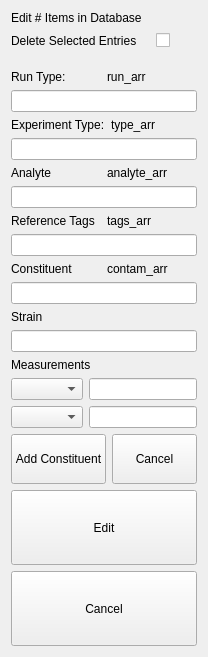
      <widget class="QWidget" name="page_2">
       <layout class="QVBoxLayout" name="verticalLayout_2">
        <item>
         <layout class="QVBoxLayout" name="v_lay">
          <item>
           <widget class="QLabel" name="Title_Edit">
            <property name="styleSheet">
             <string notr="true">font: 87 18pt &quot;Arial Black&quot;;</string>
            </property>
            <property name="text">
             <string>Edit # Items in Database</string>
            </property>
           </widget>
          </item>
          <item>
           <layout class="QHBoxLayout" name="horizontalLayout_16">
            <item>
             <widget class="QLabel" name="DeletTitle_2">
              <property name="sizePolicy">
               <sizepolicy hsizetype="Preferred" vsizetype="Preferred">
                <horstretch>0</horstretch>
                <verstretch>0</verstretch>
               </sizepolicy>
              </property>
              <property name="maximumSize">
               <size>
                <width>500</width>
                <height>100</height>
               </size>
              </property>
              <property name="styleSheet">
               <string notr="true">font: 87 14pt &quot;Arial Black&quot;;</string>
              </property>
              <property name="text">
               <string>Delete Selected Entries</string>
              </property>
             </widget>
            </item>
            <item>
             <spacer name="horizontalSpacer_9">
              <property name="orientation">
               <enum>Qt::Horizontal</enum>
              </property>
              <property name="sizeType">
               <enum>QSizePolicy::Fixed</enum>
              </property>
              <property name="sizeHint" stdset="0">
               <size>
                <width>13</width>
                <height>20</height>
               </size>
              </property>
             </spacer>
            </item>
            <item>
             <widget class="QCheckBox" name="checkBox_Edit">
              <property name="layoutDirection">
               <enum>Qt::LeftToRight</enum>
              </property>
              <property name="styleSheet">
               <string notr="true">font: 87 20pt &quot;Arial Black&quot;;</string>
              </property>
              <property name="text">
               <string/>
              </property>
             </widget>
            </item>
           </layout>
          </item>
          <item>
           <spacer name="verticalSpacer_3">
            <property name="orientation">
             <enum>Qt::Vertical</enum>
            </property>
            <property name="sizeType">
             <enum>QSizePolicy::Fixed</enum>
            </property>
            <property name="sizeHint" stdset="0">
             <size>
              <width>20</width>
              <height>13</height>
             </size>
            </property>
           </spacer>
          </item>
          <item>
           <layout class="QVBoxLayout" name="item_layout">
            <item>
             <layout class="QHBoxLayout" name="horizontalLayout_23">
              <item>
               <widget class="QLabel" name="runTitle_3">
                <property name="sizePolicy">
                 <sizepolicy hsizetype="Preferred" vsizetype="Preferred">
                  <horstretch>0</horstretch>
                  <verstretch>0</verstretch>
                 </sizepolicy>
                </property>
                <property name="maximumSize">
                 <size>
                  <width>500</width>
                  <height>100</height>
                 </size>
                </property>
                <property name="styleSheet">
                 <string notr="true">font: 87 12pt &quot;Arial Black&quot;;</string>
                </property>
                <property name="text">
                 <string>Run Type:</string>
                </property>
               </widget>
              </item>
              <item>
               <widget class="QLabel" name="run_arr_2">
                <property name="sizePolicy">
                 <sizepolicy hsizetype="Preferred" vsizetype="Preferred">
                  <horstretch>0</horstretch>
                  <verstretch>0</verstretch>
                 </sizepolicy>
                </property>
                <property name="maximumSize">
                 <size>
                  <width>500</width>
                  <height>100</height>
                 </size>
                </property>
                <property name="styleSheet">
                 <string notr="true">font: 87 10pt &quot;Arial Black&quot;;</string>
                </property>
                <property name="text">
                 <string>run_arr</string>
                </property>
               </widget>
              </item>
             </layout>
            </item>
            <item>
             <widget class="QLineEdit" name="type_3">
              <property name="sizePolicy">
               <sizepolicy hsizetype="Preferred" vsizetype="Fixed">
                <horstretch>0</horstretch>
                <verstretch>0</verstretch>
               </sizepolicy>
              </property>
              <property name="maximumSize">
               <size>
                <width>1000</width>
                <height>75</height>
               </size>
              </property>
             </widget>
            </item>
            <item>
             <layout class="QHBoxLayout" name="horizontalLayout_24">
              <item>
               <widget class="QLabel" name="expTitle_3">
                <property name="sizePolicy">
                 <sizepolicy hsizetype="Preferred" vsizetype="Preferred">
                  <horstretch>0</horstretch>
                  <verstretch>0</verstretch>
                 </sizepolicy>
                </property>
                <property name="maximumSize">
                 <size>
                  <width>500</width>
                  <height>100</height>
                 </size>
                </property>
                <property name="styleSheet">
                 <string notr="true">font: 87 12pt &quot;Arial Black&quot;;</string>
                </property>
                <property name="text">
                 <string>Experiment Type:</string>
                </property>
               </widget>
              </item>
              <item>
               <widget class="QLabel" name="type_arr_2">
                <property name="sizePolicy">
                 <sizepolicy hsizetype="Preferred" vsizetype="Preferred">
                  <horstretch>0</horstretch>
                  <verstretch>0</verstretch>
                 </sizepolicy>
                </property>
                <property name="maximumSize">
                 <size>
                  <width>500</width>
                  <height>100</height>
                 </size>
                </property>
                <property name="styleSheet">
                 <string notr="true">font: 87 10pt &quot;Arial Black&quot;;</string>
                </property>
                <property name="text">
                 <string>type_arr</string>
                </property>
               </widget>
              </item>
             </layout>
            </item>
            <item>
             <widget class="QLineEdit" name="type_2">
              <property name="sizePolicy">
               <sizepolicy hsizetype="Preferred" vsizetype="Fixed">
                <horstretch>0</horstretch>
                <verstretch>0</verstretch>
               </sizepolicy>
              </property>
              <property name="maximumSize">
               <size>
                <width>1000</width>
                <height>50</height>
               </size>
              </property>
             </widget>
            </item>
            <item>
             <layout class="QHBoxLayout" name="horizontalLayout_17">
              <item>
               <widget class="QLabel" name="analyteTitle_3">
                <property name="sizePolicy">
                 <sizepolicy hsizetype="Preferred" vsizetype="Preferred">
                  <horstretch>0</horstretch>
                  <verstretch>0</verstretch>
                 </sizepolicy>
                </property>
                <property name="maximumSize">
                 <size>
                  <width>500</width>
                  <height>100</height>
                 </size>
                </property>
                <property name="styleSheet">
                 <string notr="true">font: 87 12pt &quot;Arial Black&quot;;</string>
                </property>
                <property name="text">
                 <string>Analyte</string>
                </property>
               </widget>
              </item>
              <item>
               <widget class="QLabel" name="analyte_arr_2">
                <property name="sizePolicy">
                 <sizepolicy hsizetype="Preferred" vsizetype="Preferred">
                  <horstretch>0</horstretch>
                  <verstretch>0</verstretch>
                 </sizepolicy>
                </property>
                <property name="maximumSize">
                 <size>
                  <width>500</width>
                  <height>100</height>
                 </size>
                </property>
                <property name="styleSheet">
                 <string notr="true">font: 87 10pt &quot;Arial Black&quot;;</string>
                </property>
                <property name="text">
                 <string>analyte_arr</string>
                </property>
               </widget>
              </item>
             </layout>
            </item>
            <item>
             <widget class="QLineEdit" name="analyte_2">
              <property name="sizePolicy">
               <sizepolicy hsizetype="Preferred" vsizetype="Fixed">
                <horstretch>0</horstretch>
                <verstretch>0</verstretch>
               </sizepolicy>
              </property>
              <property name="maximumSize">
               <size>
                <width>1000</width>
                <height>75</height>
               </size>
              </property>
             </widget>
            </item>
            <item>
             <layout class="QHBoxLayout" name="horizontalLayout_18">
              <item>
               <widget class="QLabel" name="tagTitle_3">
                <property name="sizePolicy">
                 <sizepolicy hsizetype="Preferred" vsizetype="Preferred">
                  <horstretch>0</horstretch>
                  <verstretch>0</verstretch>
                 </sizepolicy>
                </property>
                <property name="maximumSize">
                 <size>
                  <width>500</width>
                  <height>100</height>
                 </size>
                </property>
                <property name="styleSheet">
                 <string notr="true">font: 87 12pt &quot;Arial Black&quot;;</string>
                </property>
                <property name="text">
                 <string>Reference Tags</string>
                </property>
               </widget>
              </item>
              <item>
               <widget class="QLabel" name="tags_arr_2">
                <property name="sizePolicy">
                 <sizepolicy hsizetype="Preferred" vsizetype="Preferred">
                  <horstretch>0</horstretch>
                  <verstretch>0</verstretch>
                 </sizepolicy>
                </property>
                <property name="maximumSize">
                 <size>
                  <width>500</width>
                  <height>100</height>
                 </size>
                </property>
                <property name="styleSheet">
                 <string notr="true">font: 87 10pt &quot;Arial Black&quot;;</string>
                </property>
                <property name="text">
                 <string>tags_arr</string>
                </property>
               </widget>
              </item>
             </layout>
            </item>
            <item>
             <widget class="QLineEdit" name="tags_2">
              <property name="sizePolicy">
               <sizepolicy hsizetype="Preferred" vsizetype="Fixed">
                <horstretch>0</horstretch>
                <verstretch>0</verstretch>
               </sizepolicy>
              </property>
              <property name="maximumSize">
               <size>
                <width>1000</width>
                <height>75</height>
               </size>
              </property>
             </widget>
            </item>
            <item>
             <layout class="QHBoxLayout" name="horizontalLayout_20">
              <item>
               <widget class="QLabel" name="constTitle_3">
                <property name="sizePolicy">
                 <sizepolicy hsizetype="Preferred" vsizetype="Preferred">
                  <horstretch>0</horstretch>
                  <verstretch>0</verstretch>
                 </sizepolicy>
                </property>
                <property name="maximumSize">
                 <size>
                  <width>500</width>
                  <height>50</height>
                 </size>
                </property>
                <property name="styleSheet">
                 <string notr="true">font: 87 12pt &quot;Arial Black&quot;;</string>
                </property>
                <property name="text">
                 <string>Constituent</string>
                </property>
               </widget>
              </item>
              <item>
               <widget class="QLabel" name="contam_arr_Edit">
                <property name="sizePolicy">
                 <sizepolicy hsizetype="Preferred" vsizetype="Preferred">
                  <horstretch>0</horstretch>
                  <verstretch>0</verstretch>
                 </sizepolicy>
                </property>
                <property name="maximumSize">
                 <size>
                  <width>500</width>
                  <height>100</height>
                 </size>
                </property>
                <property name="styleSheet">
                 <string notr="true">font: 87 10pt &quot;Arial Black&quot;;</string>
                </property>
                <property name="text">
                 <string>contam_arr</string>
                </property>
               </widget>
              </item>
             </layout>
            </item>
            <item>
             <widget class="QLineEdit" name="contam_2">
              <property name="sizePolicy">
               <sizepolicy hsizetype="Preferred" vsizetype="Fixed">
                <horstretch>0</horstretch>
                <verstretch>0</verstretch>
               </sizepolicy>
              </property>
              <property name="maximumSize">
               <size>
                <width>1000</width>
                <height>75</height>
               </size>
              </property>
             </widget>
            </item>
           </layout>
          </item>
         </layout>
        </item>
        <item>
         <layout class="QVBoxLayout" name="hlay">
          <item>
           <widget class="QLabel" name="strainTitle">
            <property name="sizePolicy">
             <sizepolicy hsizetype="Preferred" vsizetype="Preferred">
              <horstretch>0</horstretch>
              <verstretch>0</verstretch>
             </sizepolicy>
            </property>
            <property name="maximumSize">
             <size>
              <width>500</width>
              <height>50</height>
             </size>
            </property>
            <property name="styleSheet">
             <string notr="true">font: 87 12pt &quot;Arial Black&quot;;</string>
            </property>
            <property name="text">
             <string>Strain</string>
            </property>
           </widget>
          </item>
          <item>
           <widget class="QLineEdit" name="strain">
            <property name="sizePolicy">
             <sizepolicy hsizetype="Preferred" vsizetype="Fixed">
              <horstretch>0</horstretch>
              <verstretch>0</verstretch>
             </sizepolicy>
            </property>
            <property name="maximumSize">
             <size>
              <width>1000</width>
              <height>75</height>
             </size>
            </property>
           </widget>
          </item>
          <item>
           <widget class="QLabel" name="mesTitle">
            <property name="sizePolicy">
             <sizepolicy hsizetype="Preferred" vsizetype="Preferred">
              <horstretch>0</horstretch>
              <verstretch>0</verstretch>
             </sizepolicy>
            </property>
            <property name="maximumSize">
             <size>
              <width>500</width>
              <height>50</height>
             </size>
            </property>
            <property name="styleSheet">
             <string notr="true">font: 87 12pt &quot;Arial Black&quot;;</string>
            </property>
            <property name="text">
             <string>Measurements</string>
            </property>
           </widget>
          </item>
          <item>
           <layout class="QFormLayout" name="vlay1">
            <item row="0" column="0">
             <widget class="QComboBox" name="unitA_2">
              <property name="sizePolicy">
               <sizepolicy hsizetype="Preferred" vsizetype="Preferred">
                <horstretch>0</horstretch>
                <verstretch>0</verstretch>
               </sizepolicy>
              </property>
              <property name="maximumSize">
               <size>
                <width>150</width>
                <height>16777215</height>
               </size>
              </property>
             </widget>
            </item>
            <item row="0" column="1">
             <widget class="QLineEdit" name="mesA_2">
              <property name="sizePolicy">
               <sizepolicy hsizetype="Preferred" vsizetype="Preferred">
                <horstretch>0</horstretch>
                <verstretch>0</verstretch>
               </sizepolicy>
              </property>
              <property name="maximumSize">
               <size>
                <width>250</width>
                <height>16777215</height>
               </size>
              </property>
             </widget>
            </item>
            <item row="1" column="0">
             <widget class="QComboBox" name="unitB_2">
              <property name="sizePolicy">
               <sizepolicy hsizetype="Preferred" vsizetype="Preferred">
                <horstretch>0</horstretch>
                <verstretch>0</verstretch>
               </sizepolicy>
              </property>
              <property name="maximumSize">
               <size>
                <width>150</width>
                <height>16777215</height>
               </size>
              </property>
             </widget>
            </item>
            <item row="1" column="1">
             <widget class="QLineEdit" name="mesB_2">
              <property name="sizePolicy">
               <sizepolicy hsizetype="Preferred" vsizetype="Preferred">
                <horstretch>0</horstretch>
                <verstretch>0</verstretch>
               </sizepolicy>
              </property>
              <property name="maximumSize">
               <size>
                <width>250</width>
                <height>16777215</height>
               </size>
              </property>
             </widget>
            </item>
           </layout>
          </item>
          <item>
           <layout class="QHBoxLayout" name="vlay2">
            <item>
             <widget class="QPushButton" name="addConstButton_2">
              <property name="enabled">
               <bool>true</bool>
              </property>
              <property name="sizePolicy">
               <sizepolicy hsizetype="Maximum" vsizetype="Ignored">
                <horstretch>0</horstretch>
                <verstretch>0</verstretch>
               </sizepolicy>
              </property>
              <property name="minimumSize">
               <size>
                <width>0</width>
                <height>50</height>
               </size>
              </property>
              <property name="maximumSize">
               <size>
                <width>250</width>
                <height>50</height>
               </size>
              </property>
              <property name="baseSize">
               <size>
                <width>0</width>
                <height>0</height>
               </size>
              </property>
              <property name="text">
               <string>Add Constituent</string>
              </property>
             </widget>
            </item>
            <item>
             <widget class="QPushButton" name="cancelContam_Edit">
              <property name="sizePolicy">
               <sizepolicy hsizetype="Maximum" vsizetype="Preferred">
                <horstretch>0</horstretch>
                <verstretch>0</verstretch>
               </sizepolicy>
              </property>
              <property name="minimumSize">
               <size>
                <width>0</width>
                <height>50</height>
               </size>
              </property>
              <property name="maximumSize">
               <size>
                <width>250</width>
                <height>50</height>
               </size>
              </property>
              <property name="text">
               <string>Cancel</string>
              </property>
             </widget>
            </item>
           </layout>
          </item>
         </layout>
        </item>
        <item>
         <layout class="QVBoxLayout" name="buttons">
          <item>
           <widget class="QPushButton" name="OKbutton">
            <property name="minimumSize">
             <size>
              <width>0</width>
              <height>75</height>
             </size>
            </property>
            <property name="text">
             <string>Edit</string>
            </property>
           </widget>
          </item>
          <item>
           <widget class="QPushButton" name="CancelButton">
            <property name="minimumSize">
             <size>
              <width>0</width>
              <height>75</height>
             </size>
            </property>
            <property name="text">
             <string>Cancel</string>
            </property>
           </widget>
          </item>
         </layout>
        </item>
       </layout>
      </widget>
